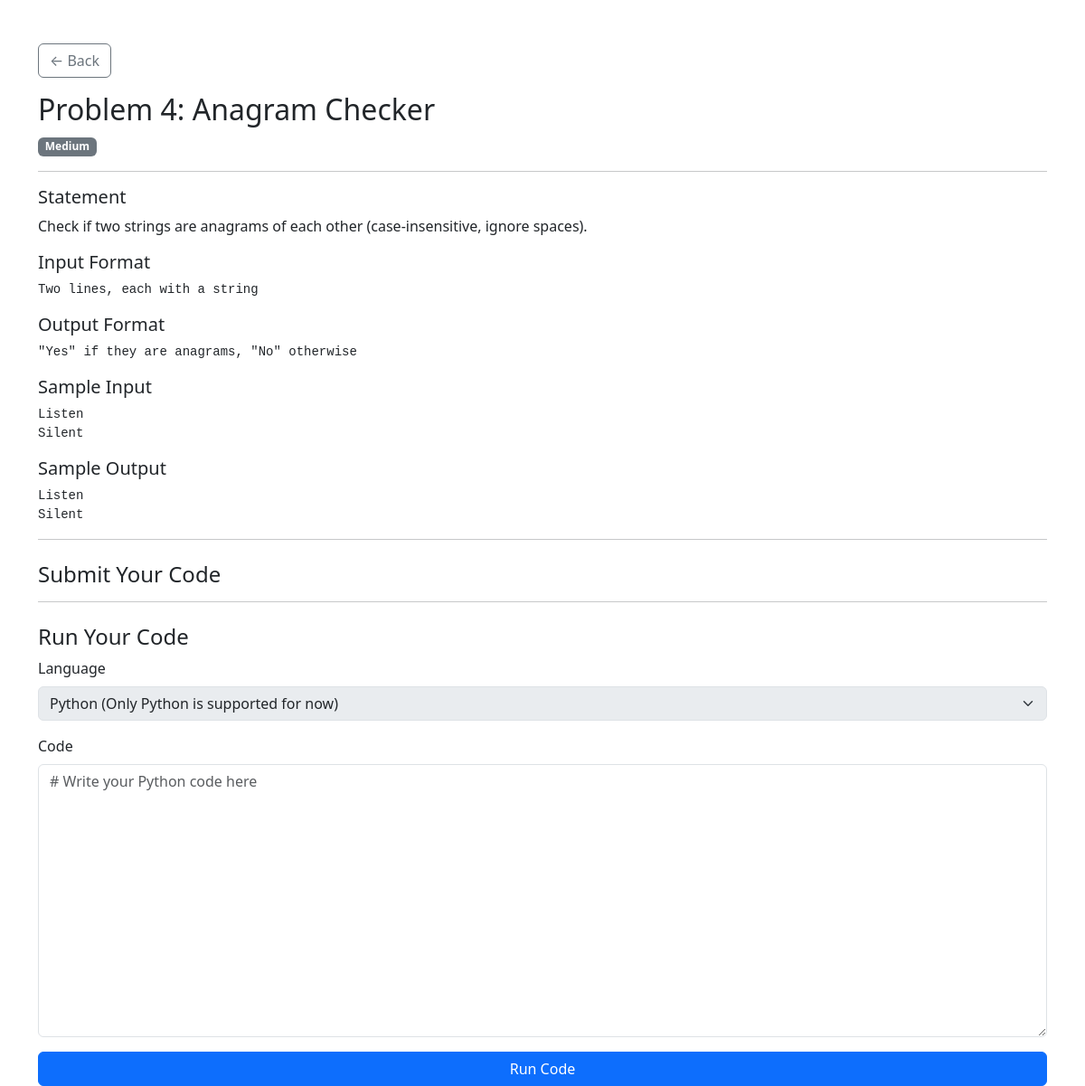
/problems/4/ (signed in), run on the app's committed database.
### problems/models.py (models this page shows, shortened)
class Problem(models.Model):
    DIFFICULTY_CHOICES = [
        ('Easy', 'Easy'),
        ('Medium', 'Medium'),
        ('Hard', 'Hard'),
    ]
    title = models.CharField(max_length=100)
    statement = models.TextField()
    input_format = models.TextField()
    output_format = models.TextField()
    sample_input = models.TextField()
    sample_output = models.TextField()
    difficulty = models.CharField(max_length=10, choices=DIFFICULTY_CHOICES)
    created_at = models.DateTimeField(auto_now_add=True)

### problems/views.py (the view, shortened to what this page needs)
# urls.py: path('<int:problem_id>/', views.problem_detail, name='problem_detail'),
@login_required
def problem_detail(request, problem_id):
    problem = get_object_or_404(Problem, id=problem_id)
    return render(request, "problems/problem_detail.html", {"problem": problem})

### templates/problems/problem_detail.html (shortened to what this page needs)
<!DOCTYPE html>
<html>
<head>
  <link href="https://cdn.jsdelivr.net/npm/bootstrap@5.3.0/dist/css/bootstrap.min.css" rel="stylesheet" />
</head>
<body>
<div class="container mt-5">
  <a href="/problems/" class="btn btn-outline-secondary mb-3">&larr; Back</a>
  <h2>{{ problem.title }}</h2>
  <span class="badge bg-secondary">{{ problem.difficulty }}</span>
  <hr>
  <h5>Statement</h5>
  <p>{{ problem.statement }}</p>
  <h5>Input Format</h5>
  <pre>{{ problem.input_format }}</pre>
  <h5>Output Format</h5>
  <pre>{{ problem.output_format }}</pre>
  <h5>Sample Input</h5>
  <pre>{{ problem.sample_input }}</pre>
  <h5>Sample Output</h5>
  <pre>{{ problem.sample_output }}</pre>
  <hr>
  <h4 class="mt-4">Submit Your Code</h4>
    <hr>
  <h4 class="mt-4">Run Your Code</h4>
  <form method="POST" action="{% url 'run_submission' problem.id %}">
    <div class="mb-3">
      <label for="language" class="form-label">Language</label>
      <select name="language" id="language" class="form-select" disabled>
        <option value="py" selected>Python (Only Python is supported for now)</option>
      </select>
    </div>
    <div class="mb-3">
      <label for="code" class="form-label">Code</label>
      <textarea name="code" class="form-control" id="code" rows="12" placeholder="# Write your Python code here" required></textarea>
    </div>
    <button type="submit" class="btn btn-primary w-100">Run Code</button>
  </form>
</div>
</body>
</html>

### data on the page
Problem: title "Problem 4: Anagram Checker", difficulty "Medium", statement "Check if two strings are anagrams of each other (case-insensitive, ignore spaces).", input_format "Two lines, each with a string", output_format "\"Yes\" if they are anagrams, \"No\" otherwise", sample_input "Listen Silent", sample_output "Listen Silent"
